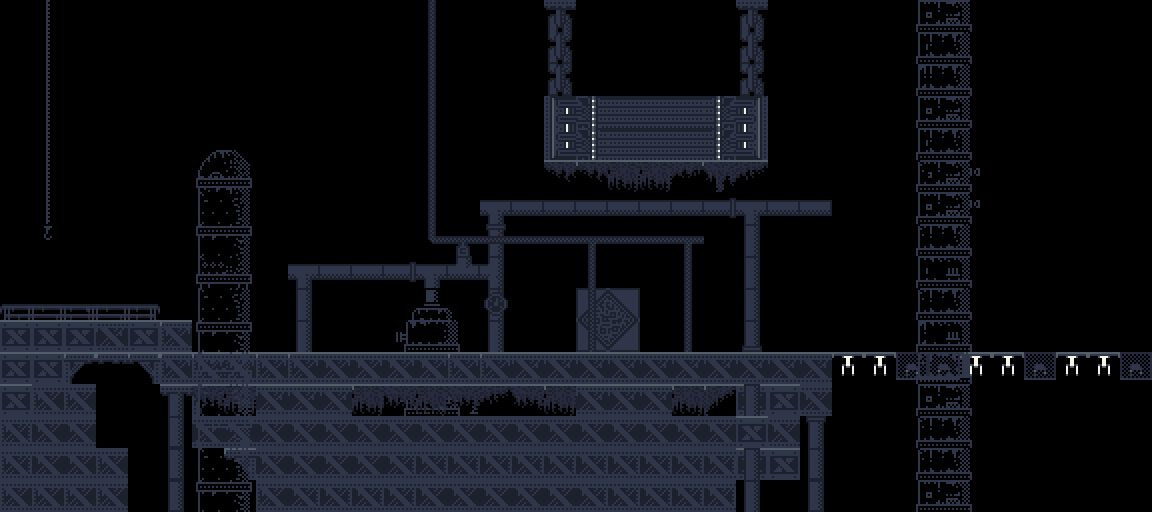

This is a level from a 2D game, rendered from its Tiled map with the project's own tilesets. A one-line summary and the complete map file follow:
An orthogonal 36x16 tile map with 32x32 px tiles, 3 tile layers (BackBackGround, Platforms, Foreground) and 11 objects (11x platform).

<map version="1.10" tiledversion="1.10.1" orientation="orthogonal" renderorder="right-down" width="36" height="16" tilewidth="32" tileheight="32" infinite="0" nextlayerid="6" nextobjectid="21">
 <editorsettings>
  <export target="MapComp..tmx" format="tmx" />
 </editorsettings>
 <properties>
  <property name="backgrounds" type="int" value="1" />
 </properties>
 <tileset firstgid="1" name="industrial.v2Big" tilewidth="32" tileheight="32" tilecount="1024" columns="32">
  <image source="industrial.v2Big.png" trans="000000" width="1024" height="1024" />
 </tileset>
 <layer id="3" name="BackBackGround" width="36" height="16">
  <properties>
   <property name="backgrounds" type="int" value="1" />
  </properties>
  <data encoding="csv">
0,0,0,0,0,0,0,0,0,0,0,0,0,0,0,0,0,0,0,0,0,0,0,0,0,0,0,0,371,372,373,0,0,0,0,0,
0,0,0,0,0,0,0,0,0,0,0,0,0,0,0,0,0,0,0,0,0,0,0,0,0,0,0,0,371,340,341,0,0,0,0,0,
0,0,0,0,0,0,0,0,0,0,0,0,0,0,0,0,0,0,0,0,0,0,0,0,0,0,0,0,403,340,341,0,0,0,0,0,
0,0,0,0,0,0,0,0,0,0,0,0,0,0,0,0,0,0,0,0,0,0,0,0,0,0,0,0,371,372,373,0,0,0,0,0,
0,0,0,0,0,0,0,0,0,0,0,0,0,0,0,0,0,0,0,0,0,0,0,0,0,0,0,0,371,340,373,0,0,0,0,0,
0,0,0,0,0,0,0,0,0,0,0,0,0,0,0,0,0,0,0,0,0,0,0,0,0,0,0,0,339,372,405,0,0,0,0,0,
0,0,0,0,0,0,0,0,0,0,0,0,0,0,0,0,0,0,0,0,0,0,0,0,0,0,0,0,371,372,405,0,0,0,0,0,
0,0,0,0,0,0,0,0,0,0,0,0,0,0,0,271,0,0,0,0,0,0,0,0,0,0,0,0,339,340,341,0,0,0,0,0,
0,0,0,0,0,0,0,0,0,0,0,0,0,0,0,303,0,0,0,0,0,0,0,0,0,0,0,0,371,404,373,0,0,0,0,0,
0,0,0,0,0,0,0,0,0,367,0,0,332,333,334,336,0,0,422,423,0,0,0,0,0,0,0,0,339,340,341,0,0,0,0,0,
0,0,0,0,0,0,0,0,0,367,0,0,364,365,366,367,0,0,454,455,0,0,0,0,0,0,0,0,403,404,373,0,0,0,0,0,
6,6,89,109,90,0,0,0,0,0,0,0,0,0,0,0,0,0,0,0,0,0,0,0,0,0,0,0,356,356,373,0,356,0,0,356,
6,20,20,0,0,53,18,42,14,14,14,35,396,397,398,44,40,35,14,14,14,35,37,271,17,21,0,0,371,372,373,0,0,0,0,0,
54,21,21,0,0,117,21,21,21,21,21,21,21,21,21,21,21,21,21,21,21,21,21,117,21,271,0,0,339,340,341,0,0,0,0,0,
54,21,21,20,0,117,0,119,21,21,21,21,22,22,22,22,22,22,22,22,22,22,22,120,0,117,0,0,339,340,341,0,0,0,0,0,
20,20,20,20,0,117,0,0,20,22,22,22,22,21,21,21,21,21,22,22,22,22,22,117,0,117,0,0,371,372,373,0,0,0,0,0
</data>
 </layer>
 <layer id="1" name="Platforms" width="36" height="16">
  <data encoding="csv">
0,0,0,0,0,0,0,0,0,0,0,0,0,0,0,0,0,0,0,0,0,0,0,0,0,0,0,0,0,0,0,0,0,0,0,0,
0,0,0,0,0,0,0,0,0,0,0,0,0,0,0,0,0,0,0,0,0,0,0,0,0,0,0,0,0,0,0,0,0,0,0,0,
0,0,0,0,0,0,0,0,0,0,0,0,0,0,0,0,0,0,0,0,0,0,0,0,0,0,0,0,0,0,0,0,0,0,0,0,
0,0,0,0,0,0,0,0,0,0,0,0,0,0,0,0,0,197,198,199,199,199,201,202,0,0,0,0,0,0,0,0,0,0,0,0,
0,0,0,0,0,0,0,0,0,0,0,0,0,0,0,0,0,229,198,200,200,200,201,234,0,0,0,0,0,0,0,0,0,0,0,0,
0,0,0,0,0,0,0,0,0,0,0,0,0,0,0,0,0,0,0,0,0,0,0,0,0,0,0,0,0,0,0,0,0,0,0,0,
0,0,0,0,0,0,0,0,0,0,0,0,0,0,0,301,237,237,237,237,237,237,302,301,237,237,0,0,0,0,0,0,0,0,0,0,
0,0,0,0,0,0,0,0,0,0,0,0,0,0,0,0,0,0,0,0,0,0,0,0,0,0,0,0,0,0,0,0,0,0,0,0,
0,0,0,0,0,0,0,0,0,301,237,237,302,301,269,0,0,0,0,0,0,0,0,0,0,0,0,0,0,0,0,0,0,0,0,0,
0,0,0,0,0,0,0,0,0,0,0,0,0,0,0,0,0,0,0,0,0,0,0,0,0,0,0,0,0,0,0,0,0,0,0,0,
6,6,6,14,6,13,0,0,0,0,0,0,0,0,0,0,0,0,0,0,0,0,0,0,0,0,0,0,0,0,0,0,0,0,0,0,
0,0,0,0,0,13,13,15,13,13,15,15,15,15,13,13,14,14,14,14,14,14,14,14,14,14,353,353,356,356,353,353,356,353,353,356,
0,0,0,0,0,0,40,0,0,0,0,0,40,42,40,0,0,0,0,0,0,0,0,6,6,0,0,0,0,0,0,0,0,0,0,0,
0,0,0,0,0,0,0,0,0,0,0,0,0,0,0,0,0,0,0,0,0,0,0,6,0,0,0,0,0,0,0,0,0,0,0,0,
0,0,0,0,0,0,0,0,0,0,0,0,0,0,0,0,0,0,0,0,0,0,0,6,6,0,0,0,0,0,0,0,0,0,0,0,
0,0,0,0,0,0,0,0,0,0,0,0,0,0,0,0,0,0,0,0,0,0,0,0,0,0,0,0,0,0,0,0,0,0,0,0
</data>
 </layer>
 <layer id="4" name="Foreground" width="36" height="16">
  <data encoding="csv">
0,97,0,0,0,0,0,0,0,0,0,0,0,176,0,0,0,84,0,0,0,0,0,84,0,0,0,0,0,0,0,0,0,0,0,0,
0,97,0,0,0,0,0,0,0,0,0,0,0,176,0,0,0,116,0,0,0,0,0,116,0,0,0,0,0,0,0,0,0,0,0,0,
0,97,0,0,0,0,0,0,0,0,0,0,0,176,0,0,0,116,0,0,0,0,0,116,0,0,0,0,0,0,0,0,0,0,0,0,
0,97,0,0,0,0,0,0,0,0,0,0,0,176,0,0,0,0,0,0,0,0,0,0,0,0,0,0,0,0,0,0,0,0,0,0,
0,97,0,0,0,0,150,151,0,0,0,0,0,176,0,0,0,0,0,0,0,0,0,0,0,0,0,0,0,0,0,0,0,0,0,0,
0,97,0,0,0,0,182,183,0,0,0,0,0,176,0,0,0,39,33,42,42,34,43,44,0,0,0,0,0,0,0,0,0,0,0,0,
0,97,0,0,0,0,214,215,0,0,0,0,0,176,0,0,0,0,0,0,0,0,0,0,0,0,0,0,0,0,0,0,0,0,0,0,
0,129,0,0,0,0,246,247,0,0,0,0,0,205,142,143,143,143,174,143,143,174,0,367,0,0,0,0,0,0,0,0,0,0,0,0,
0,0,0,0,0,0,278,279,0,0,0,0,0,0,0,0,0,0,176,0,0,176,0,367,0,0,0,0,0,0,0,0,0,0,0,0,
1,3,2,3,4,0,214,215,0,0,0,0,0,0,0,0,0,0,176,0,0,176,0,367,0,0,0,0,0,0,0,0,0,0,0,0,
0,0,0,0,0,0,246,247,0,0,0,0,0,0,0,0,0,0,176,0,0,176,0,399,0,0,0,0,0,0,0,0,0,0,0,0,
0,0,0,0,0,0,278,279,0,0,0,0,0,0,0,0,0,0,0,0,0,0,0,0,0,0,0,0,339,340,341,0,0,0,0,0,
0,0,0,0,0,0,214,215,0,0,0,0,0,0,0,0,0,0,0,0,0,0,0,367,0,0,0,0,0,0,0,0,0,0,0,0,
0,0,0,0,0,0,246,247,0,0,0,0,0,0,0,0,0,0,0,0,0,0,0,0,0,0,0,0,0,0,0,0,0,0,0,0,
0,0,0,0,0,0,214,215,0,0,0,0,0,0,0,0,0,0,0,0,0,0,0,367,0,0,0,0,0,0,0,0,0,0,0,0,
0,0,0,0,0,0,246,247,0,0,0,0,0,0,0,0,0,0,0,0,0,0,0,367,0,0,0,0,0,0,0,0,0,0,0,0
</data>
 </layer>
 <objectgroup id="5" name="Platforms">
  <object id="1" type="platform" x="3.75" y="319.894" width="190.828" height="2.98947" />
  <object id="2" type="platform" x="190.954" y="322.973" width="3.62359" height="31.5253" />
  <object id="4" type="platform" x="192.947" y="351.782" width="702.955" height="2.7177" />
  <object id="6" type="platform" x="959.632" y="352.031" width="64.2735" height="1.99298" />
  <object id="7" type="platform" x="1055.54" y="351.782" width="64.1376" height="2.53652" />
  <object id="8" type="platform" x="290.603" y="263.728" width="200.43" height="15.8985" />
  <object id="10" type="platform" x="481.204" y="200.315" width="350.401" height="15.9438" />
  <object id="12" type="platform" x="426.489" y="279.309" width="14.4944" height="8.69664" />
  <object id="17" type="platform" x="297.85" y="277.135" width="15.9438" height="10.5084" />
  <object id="18" type="platform" x="544.979" y="96.3182" width="223.214" height="64.4999" />
  <object id="20" type="platform" x="744.64" y="212.999" width="15.9438" height="10.8708" />
 </objectgroup>
</map>
